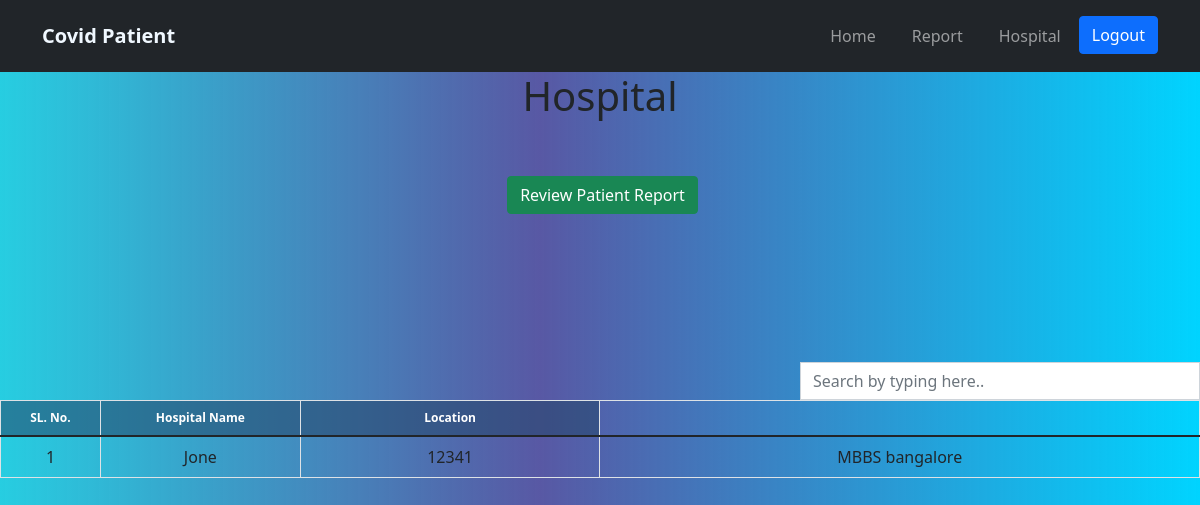
/doctor.php, run on the app's committed database.
### tables this page shows
CREATE TABLE `doctor` (
  `did` int(11) NOT NULL,
  `dname` varchar(255) NOT NULL,
  `reg_no` varchar(255) NOT NULL,
  `qualification` varchar(255) NOT NULL
);

### doctor.php (the view, shortened to what this page needs)
<!DOCTYPE html>
<html lang="en">
<head>
</head>
<body style="text-align: center;">
 <h1>Hospital</h1>
 <p style="padding: 3em;"><a href='./covid_test.php' style="color: aliceblue;">
   <button class="btn btn-success" style="margin-left: 5px;">
    Review Patient Report
   </button></a>
 </p>
 <div class="col-md-12 search-table-col">
  <div class="form-group pull-right col-lg-4"><input type="text" class="search form-control" placeholder="Search by typing here.."></div><span class="counter pull-right"></span>
  <div class="table-responsive table table-hover table-bordered results">
   <table class="table table-hover table-bordered">
    <thead class="bill-header cs">
     <tr>
      <th id="trs-hd-1" class="col-lg-1">SL. No.</th>
      <th id="trs-hd-2" class="col-lg-2">Hospital Name</th>
      <th id="trs-hd-3" class="col-lg-3">Location</th>
     </tr>
    </thead>
    <tbody>
     <?php
     $server = 'localhost';
     $user = "root";
     $password = "";
     $conn = mysqli_connect($server, $user, $password);
     $sql = "SELECT * FROM covid_patient.doctor";
     $result = mysqli_query($conn, $sql);
     if ($result->num_rows <= 0) {
      echo '<tr class="warning no-result">
            <td colspan="12"><i class="fa fa-warning"></i> No Result !!!</td>
          </tr>';
     } else {
      while ($row = $result->fetch_assoc()) {
       echo '
                  <tr>
                    <td>' . $row["did"] . '</td>
                    <td>' . $row["dname"] . '</td>
                    <td>' . $row["reg_no"] . '</td>
                    <td>' . $row["qualification"] . '</td>
                     </tr>
                    ';
      }
     }
     ?>
    </tbody>
   </table>
  </div>
 </div>
</body>
</html>

### data on the page
doctor: did "1", dname "Jone", reg_no "12341", qualification "MBBS bangalore"
